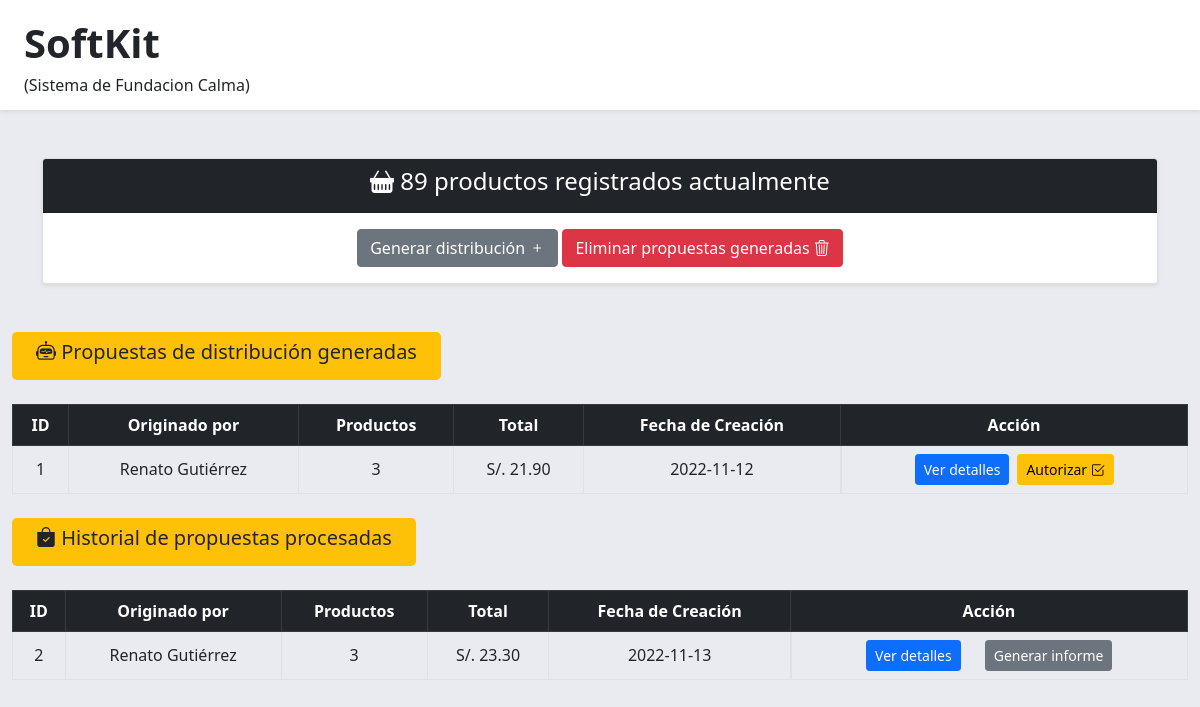
/pages/distribucion.php, run on an earlier commit of the app's database.
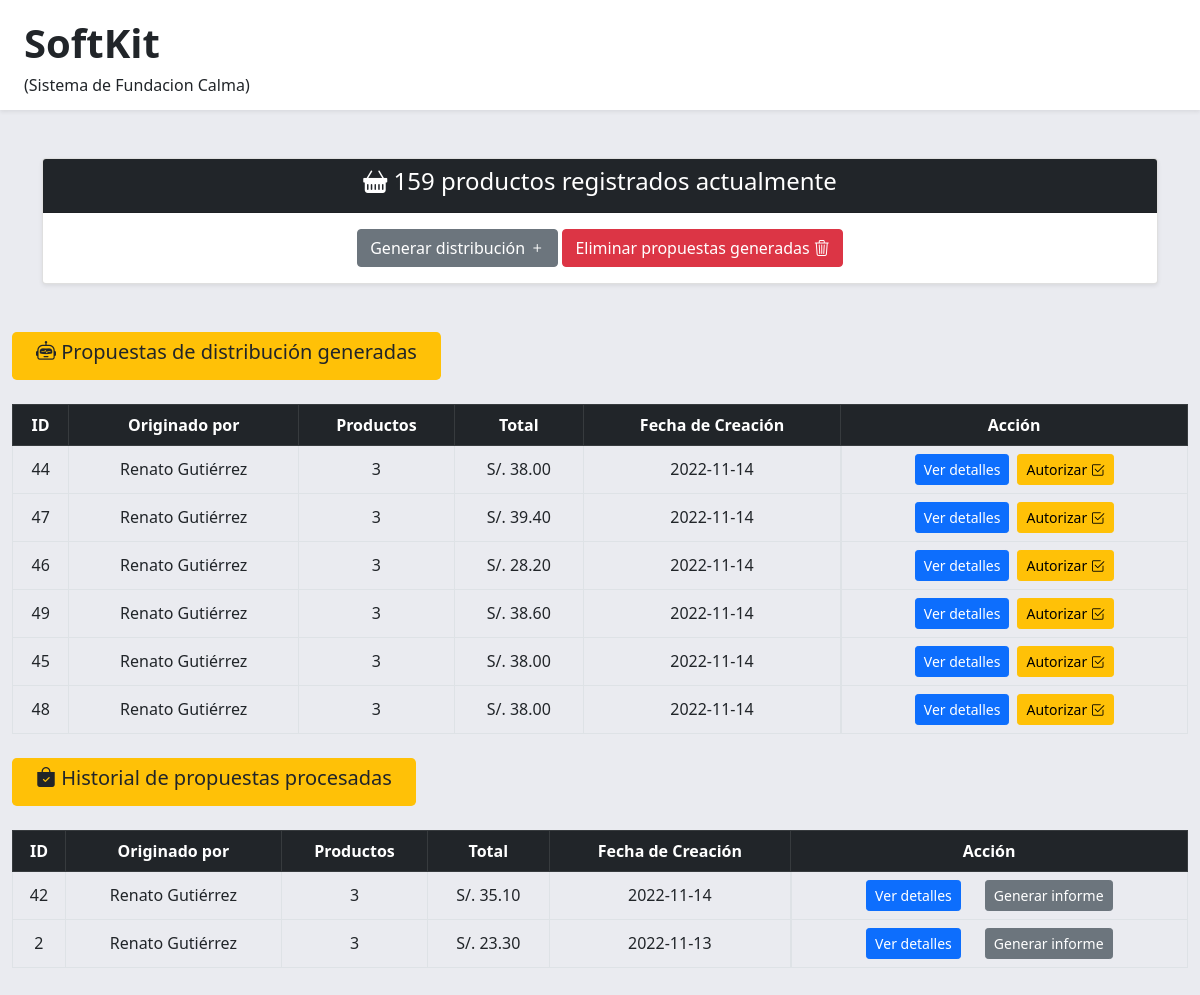
And on a later commit of the database.
### tables this page shows
CREATE TABLE `kit` (
  `id` int(11) NOT NULL,
  `usuario` int(11) NOT NULL,
  `total` decimal(11,2) NOT NULL,
  `fechaCreacion` date NOT NULL DEFAULT current_timestamp(),
  `fechaProcesada` date DEFAULT NULL,
  `estado` int(1) NOT NULL DEFAULT 1
);

### controller/index.php (called while the page is built, shortened)
<?php
function listAllKits(){
    try{
        $connection=Database::connect();
        $sql="SELECT k.id, CONCAT(u.nombre,' ',u.apellido) as usuario, (SELECT COUNT(*) FROM kit_x_producto kp
        WHERE kp.idKit = k.id) as productos, k.total, k.fechaCreacion FROM kit k JOIN usuario u WHERE u.id = k.usuario AND k.estado = 1 ORDER BY k.fechaCreacion DESC";
        $listKits=$connection->prepare($sql);
        $listKits->execute();
        $listKits=$listKits->fetchAll(PDO::FETCH_ASSOC);
        return $listKits;
    }catch(PDOException $e){
        debug_to_console($e);
    }
}
function listAllProcessedKits(){
    try{
        $connection=Database::connect();
        $sql="SELECT k.id, CONCAT(u.nombre,' ',u.apellido) as usuario, (SELECT COUNT(*) FROM kit_x_producto kp
        WHERE kp.idKit = k.id) as productos, k.total, k.fechaCreacion FROM kit k JOIN usuario u WHERE u.id = k.usuario AND k.estado = 2 ORDER BY k.fechaCreacion DESC";
        $listKits=$connection->prepare($sql);
        $listKits->execute();
        $listKits=$listKits->fetchAll(PDO::FETCH_ASSOC);
        return $listKits;
    }catch(PDOException $e){
        debug_to_console($e);
    }
}
function getAmountProducts(){
    try{
        $connection=Database::connect();
        $sql="SELECT SUM(`stock`) FROM `producto` WHERE `estado` = 1";
        $stmt=$connection->prepare($sql);
        $stmt->execute();
        $amount=$stmt->fetchColumn();
        return $amount;
    }catch(PDOException $e){
        debug_to_console($e);
    }
}
?>

### pages/distribucion.php (the view, shortened to what the changed rows need)
<!DOCTYPE html>
<html lang="es">
<head>
    <?php require("../partials/head.php"); ?>
</head>
<body class="bg-main">
<?php
    require_once("../controller/index.php");
    $amount = getAmountProducts();
    $data = listAllKits();
    $processedData = listAllProcessedKits();
?>
<div class="container mt-5">
<div class="card shadow-sm">
    <div class="card-header text-center p-2 text-white bg-dark">
        <h4 class="card-title"><i class="bi bi-basket-fill"></i> <?php echo $amount; ?> productos registrados actualmente</h4>
    </div>
</div>
</div>
<div class="container-fluid mt-5 mb-5">
<table id="table_id" class="display table mt-4 mb-4 table-bordered">
    <thead class="table-dark text-center">
        <tr>
            <th>ID</th>
            <th>Originado por</th>
            <th>Productos</th>
            <th>Total</th>
            <th>Fecha de Creación</th>
            <th>Acción</th>
        </tr>
    </thead>
    <tbody>
        <?php foreach ($data as $value) { ?>
            <tr class="text-center align-middle">
                <td><?php echo $value['id']; ?></td>
                <td><?php echo $value['usuario']; ?></td>
                <td><?php echo $value['productos']; ?></td>
                <td>S/. <?php echo $value['total']; ?></td>
                <td><?php echo $value['fechaCreacion']; ?></td>
                <td class="d-flex justify-content-center gap-2">
                    <button type="button" onClick="verDetalles(<?php echo $value['id']; ?>)" class="btn btn-primary btn-sm">Ver detalles</button>
                    <a data-id="<?php echo $value['id']; ?>" class="btn btn-warning btn-sm" id="buttonProcess" data-bs-toggle="modal" data-bs-target="#processModal">Autorizar <i class="bi bi-check2-square"></i></a>
                </td>
            </tr>
        <?php } ?>
    </tbody>
</table>
<table id="table_id" class="display table mt-4 table-bordered">
    <thead class="table-dark text-center mx-auto">
        <tr class="text-center align-middle">
            <th>ID</th>
            <th>Originado por</th>
            <th>Productos</th>
            <th>Total</th>
            <th>Fecha de Creación</th>
            <th>Acción</th>
        </tr>
    </thead>
    <tbody>
        <?php foreach ($processedData as $value) { ?>
            <tr class="text-center align-middle">
                <td><?php echo $value['id']; ?></td>
                <td><?php echo $value['usuario']; ?></td>
                <td><?php echo $value['productos']; ?></td>
                <td>S/. <?php echo $value['total']; ?></td>
                <td><?php echo $value['fechaCreacion']; ?></td>
                <td class="d-flex justify-content-center gap-4">
                    <button type="button" onClick="verDetalles(<?php echo $value['id']; ?>)" class="btn btn-primary btn-sm">Ver detalles</button>
                    <button class="btn btn-secondary btn-sm">Generar informe</button>
                </td>
            </tr>
        <?php } ?>
    </tbody>
</table>
</div>
</body>
</html>

What changed in the data, as far as the page shows it:
removed kit: id "1", usuario "Renato Gutiérrez", productos "3", total "21.90", fechaCreacion "2022-11-12", shown under "Propuestas de distribución generadas"
added kit: id "44", usuario "Renato Gutiérrez", productos "3", total "38.00", fechaCreacion "2022-11-14", shown under "Propuestas de distribución generadas"
added kit: id "47", usuario "Renato Gutiérrez", productos "3", total "39.40", fechaCreacion "2022-11-14", shown under "Propuestas de distribución generadas"
added kit: id "46", usuario "Renato Gutiérrez", productos "3", total "28.20", fechaCreacion "2022-11-14", shown under "Propuestas de distribución generadas"
added kit: id "49", usuario "Renato Gutiérrez", productos "3", total "38.60", fechaCreacion "2022-11-14", shown under "Propuestas de distribución generadas"
added kit: id "45", usuario "Renato Gutiérrez", productos "3", total "38.00", fechaCreacion "2022-11-14", shown under "Propuestas de distribución generadas"
added kit: id "48", usuario "Renato Gutiérrez", productos "3", total "38.00", fechaCreacion "2022-11-14", shown under "Propuestas de distribución generadas"
added kit: id "42", usuario "Renato Gutiérrez", productos "3", total "35.10", fechaCreacion "2022-11-14", shown under "Historial de propuestas procesadas"
Also different on the page:
$amount: "89" → "159"
